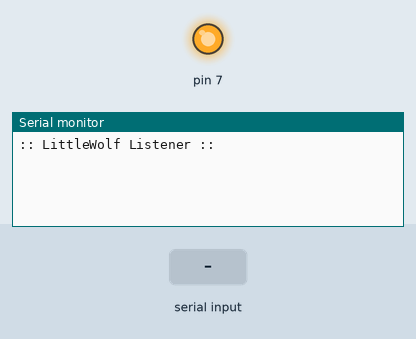
A sketch run on a simulated Arduino Uno, built with avr-gcc and run on an emulated ATmega328P. Shown: output pins drawn as LEDs (lit = HIGH), the last lines printed to the serial monitor. The inputs (shaded band) are chosen by the test bench.

Above: at 1.2 s.
1.3 s: "Listen up LittleWolf\n" received over Serial
At 2.8 s:
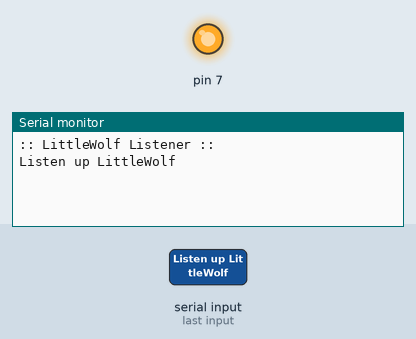
3.8 s: "1\n" received over Serial
At 5.8 s:
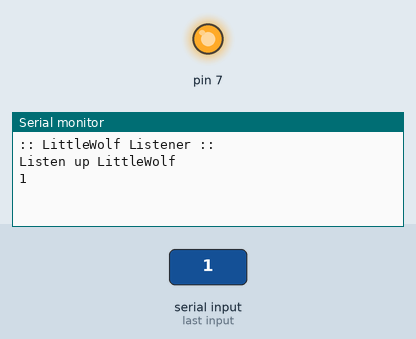

Measured:
- after the input at 1.3 s, the serial monitor: prints a new line after 1.0 s (image 1)
- after the input at 3.8 s, the serial monitor: prints a new line after 1.0 s (image 2)

The sketch:

LittleWolf.ino
```cpp
bool passed;
void setup()
{
  passed = false;
  Serial.begin(115200);
  pinMode(7, OUTPUT);
  digitalWrite(7, HIGH);

  Serial.println(":: LittleWolf Listener ::");
  Serial.flush();
  // put your setup code here, to run once:
}

void loop()
{
  if (Serial.available() > 0)
  {
    String local = Serial.readStringUntil('\r');
    if((passed == false)&&(local == "Listen up LittleWolf"))
    {
      Serial.println("I'm listening...");
      passed = true;
    }

    Serial.print(local);
  }

}
```
